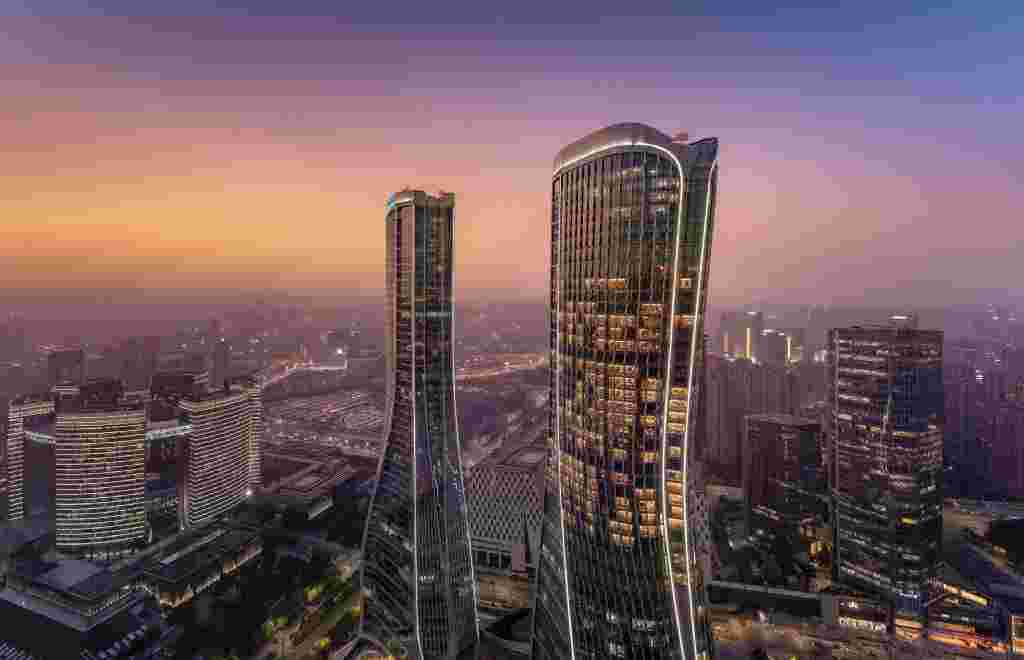
#> input picture learning_python/test_imwrite.jpg, 1024 x 660 px, given in place of 3.jpg, which was not available
$ jupyter execute opencv.ipynb   (text cells are left out)
#> lines starting #> are read from the running program, lines starting #| are printed output that depends on the picture; after the words box and inside, x2 and y2 are one past the last pixel; in counts of white or black regions, pixels touching at a corner belong together; pictures that were not available may be replaced by others from this repository, and a replacement may not be noted
[cell 1]
import cv2
import matplotlib.pyplot as plt

img = cv2.imread('/home/weiweia92/yolov4-vast/code/yolov4/test/3.jpg', 0)
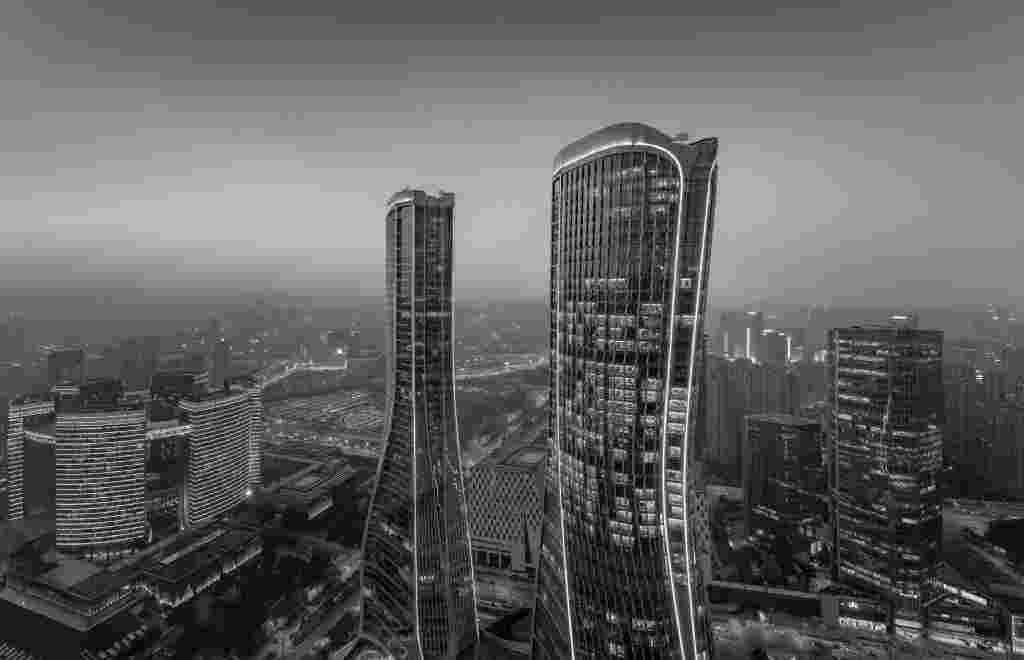
#> img: shape (660, 1024); min 0, max 255, mean 98
# 灰度图显示，cmap(color map)设置为gray
plt.imshow(img, cmap='gray')
plt.show()

[cell 2]
img = cv2.imread('/home/weiweia92/yolov4-vast/code/yolov4/test/3.jpg')
#> img is the input picture: shape (660, 1024, 3); mean B, G, R 96.9, 90.1, 113.6
#img2 = img[:, :, ::-1] #img[:,:,0]表示蓝色通道
# 或使用
img2 = cv2.cvtColor(img, cv2.COLOR_BGR2RGB)

# 显示不正确的图
plt.subplot(1,2,1)
plt.imshow(img)
# 显示正确的图
plt.subplot(1,2,2)
plt.xticks([])
plt.yticks([]) # 隐藏x和y轴
plt.imshow(img2)

plt.show()
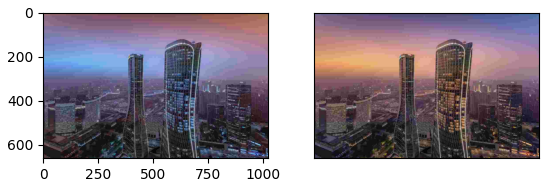
#> figure drawn by matplotlib, 2 panels; B, G, R data is drawn as R, G, B

[cell 3]
plt.imshow(img) #BGR

[cell 4]
pixel = img[100, 100]
#> pixel = [138, 123, 167]
print(pixel)
#| [138 123 167]

[cell 5]
pixel_blue = img[100, 100, 0]
#> pixel_blue = 138
print(pixel_blue)
#| 138

[cell 6]
# change pixel value
img[100, 100] = [255, 255, 255]
#> img: shape (660, 1024, 3); under 0.01% of pixels changed, all inside (x1, y1, x2, y2) = (100, 100, 101, 101)
print(img[100, 100])  # [255 255 255]
#| [255 255 255]

[cell 7]
# 另一中性能更好的方法
img = cv2.imread('/home/weiweia92/yolov4-vast/code/yolov4/test/3.jpg')
img.item(100,100,0)
#> Out = 138

[cell 8]
img.itemset((100,100,0),255)

[cell 9]
img[100,100]
#> Out = [255, 123, 167]

[cell 10]
img2.shape
#> Out = (660, 1024, 3)

[cell 11]
img2.dtype

[cell 12]
img2.size #480*640*3 图像总像素数
#> Out = 2027520

[cell 13]
# 通道分割与合并
b, g, r = cv2.split(img)
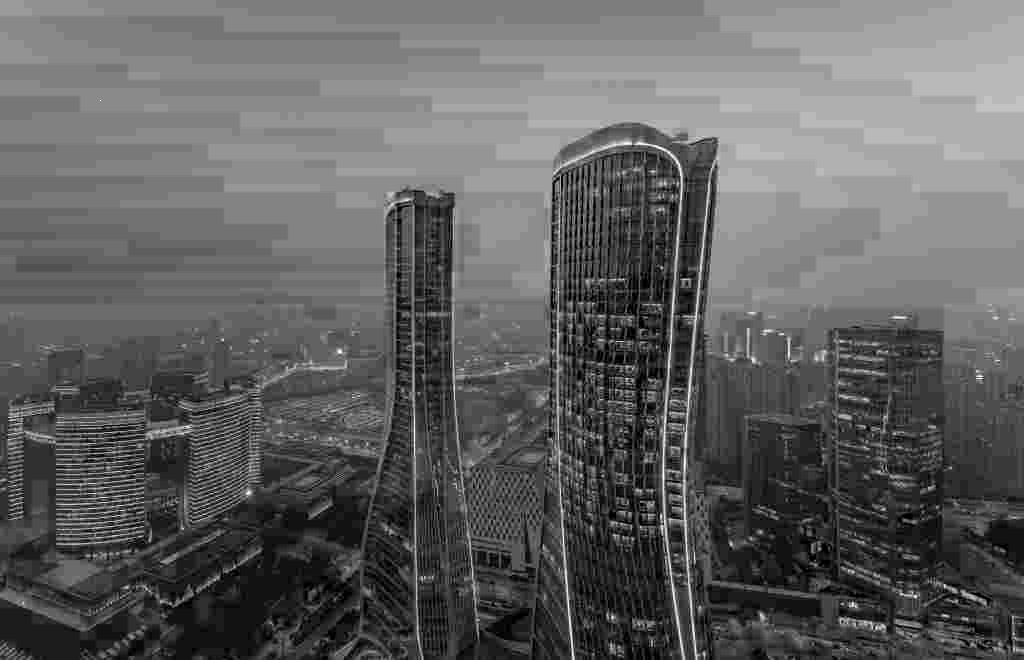
#> b: shape (660, 1024); min 0, max 255, mean 96.9
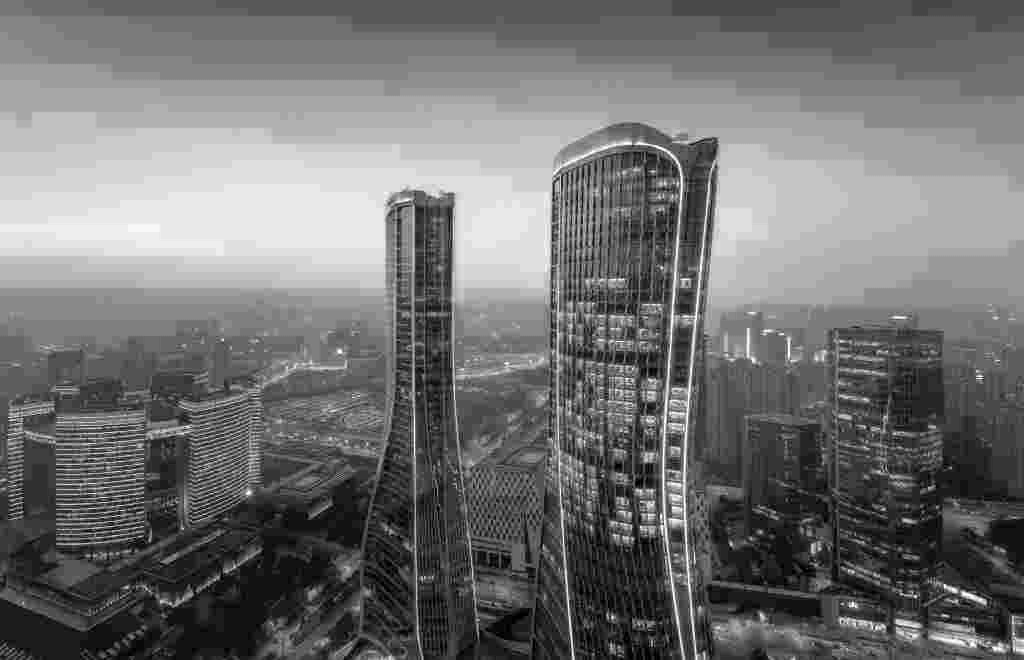
#> r: shape (660, 1024); min 0, max 255, mean 113.6
img = cv2.merge((b, g, r))
